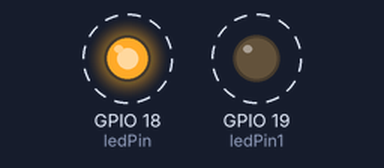
Simulated run of this sketch. Board: ESP32. Shown: output pins drawn as LEDs (lit = HIGH). Dashed ring = blinking.

Above: at 0.2 s.
Timing chart, 0 to 3.0 s (numbered marks = the images above):
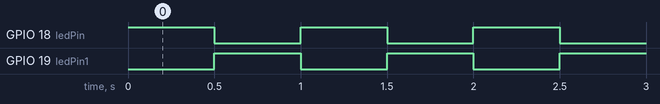

The sketch:

blink.ino
```cpp
/*
* ESP32 Hello World
* ESP-WROOM-32
* Hardware: ESP32 Development Kit v1 (DOIT Board)
* Code Written by T.K.Hareendran
* Read the tutorial first, and then proceed!
*/
const int ledPin = 18; // User LED is connected to Pin 24
const int ledPin1 = 19; // User LED is connected to Pin 24
void setup() {
pinMode (ledPin, OUTPUT); //GPIO18 as Output
pinMode (ledPin1, OUTPUT); //GPIO19 as Output
}

void loop() {
digitalWrite (ledPin, HIGH);
digitalWrite (ledPin1, LOW);
delay(500);
digitalWrite (ledPin1, HIGH);
digitalWrite (ledPin, LOW);
delay(500);
}
```

Measured:
- by itself, GPIO 18 (ledPin), GPIO 19 (ledPin1): alternates HIGH for 0.50 s and LOW for 0.50 s
